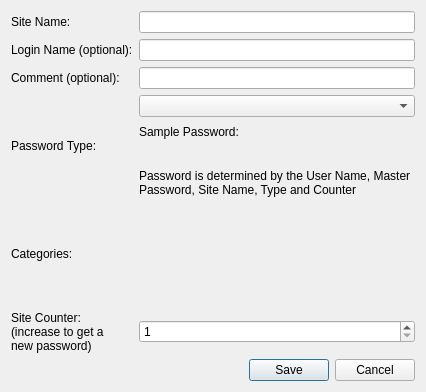
<?xml version="1.0" encoding="UTF-8"?>
<ui version="4.0">
 <class>EditSiteWidget</class>
 <widget class="QDialog" name="EditSiteWidget">
  <property name="geometry">
   <rect>
    <x>0</x>
    <y>0</y>
    <width>426</width>
    <height>392</height>
   </rect>
  </property>
  <property name="windowTitle">
   <string>Dialog</string>
  </property>
  <layout class="QVBoxLayout" name="verticalLayout">
   <item>
    <layout class="QGridLayout" name="gridLayout">
     <item row="1" column="1">
      <widget class="QLineEdit" name="txtUserName"/>
     </item>
     <item row="0" column="0">
      <widget class="QLabel" name="label">
       <property name="text">
        <string>Site Name:</string>
       </property>
       <property name="buddy">
        <cstring>txtSiteName</cstring>
       </property>
      </widget>
     </item>
     <item row="1" column="0">
      <widget class="QLabel" name="label_2">
       <property name="text">
        <string>Login Name (optional):</string>
       </property>
       <property name="buddy">
        <cstring>txtUserName</cstring>
       </property>
      </widget>
     </item>
     <item row="5" column="0">
      <widget class="QLabel" name="label_5">
       <property name="text">
        <string>Categories:</string>
       </property>
      </widget>
     </item>
     <item row="2" column="0">
      <widget class="QLabel" name="label_3">
       <property name="text">
        <string>Comment (optional):</string>
       </property>
       <property name="buddy">
        <cstring>txtComment</cstring>
       </property>
      </widget>
     </item>
     <item row="0" column="1">
      <widget class="QLineEdit" name="txtSiteName"/>
     </item>
     <item row="3" column="0">
      <widget class="QLabel" name="label_4">
       <property name="text">
        <string>&lt;html&gt;&lt;head/&gt;&lt;body&gt;&lt;p&gt;Password Type:&lt;/p&gt;&lt;/body&gt;&lt;/html&gt;</string>
       </property>
       <property name="buddy">
        <cstring>cmbPasswordType</cstring>
       </property>
      </widget>
     </item>
     <item row="2" column="1">
      <widget class="QLineEdit" name="txtComment"/>
     </item>
     <item row="6" column="0">
      <widget class="QLabel" name="label_6">
       <property name="text">
        <string>Site Counter:&lt;br&gt;(increase to get a &lt;br&gt;new password)</string>
       </property>
       <property name="buddy">
        <cstring>spnSiteCounter</cstring>
       </property>
      </widget>
     </item>
     <item row="6" column="1">
      <widget class="QSpinBox" name="spnSiteCounter">
       <property name="minimum">
        <number>1</number>
       </property>
       <property name="maximum">
        <number>99999</number>
       </property>
      </widget>
     </item>
     <item row="3" column="1">
      <layout class="QVBoxLayout" name="verticalLayout_2">
       <item>
        <widget class="QComboBox" name="cmbPasswordType"/>
       </item>
       <item>
        <widget class="QLabel" name="label_7">
         <property name="text">
          <string>Sample Password:</string>
         </property>
        </widget>
       </item>
       <item>
        <widget class="QLabel" name="lblSamplePassword">
         <property name="text">
          <string/>
         </property>
        </widget>
       </item>
       <item>
        <widget class="QLabel" name="label_8">
         <property name="text">
          <string>Password is determined by the User Name, Master Password, Site Name, Type and Counter</string>
         </property>
         <property name="wordWrap">
          <bool>true</bool>
         </property>
        </widget>
       </item>
      </layout>
     </item>
     <item row="5" column="1">
      <layout class="QVBoxLayout" name="layoutCategories"/>
     </item>
    </layout>
   </item>
   <item>
    <widget class="QDialogButtonBox" name="buttonBox">
     <property name="orientation">
      <enum>Qt::Horizontal</enum>
     </property>
     <property name="standardButtons">
      <set>QDialogButtonBox::Cancel|QDialogButtonBox::Save</set>
     </property>
    </widget>
   </item>
  </layout>
 </widget>
 <tabstops>
  <tabstop>txtSiteName</tabstop>
  <tabstop>txtUserName</tabstop>
  <tabstop>txtComment</tabstop>
  <tabstop>cmbPasswordType</tabstop>
  <tabstop>spnSiteCounter</tabstop>
 </tabstops>
 <resources/>
 <connections>
  <connection>
   <sender>buttonBox</sender>
   <signal>accepted()</signal>
   <receiver>EditSiteWidget</receiver>
   <slot>accept()</slot>
   <hints>
    <hint type="sourcelabel">
     <x>257</x>
     <y>379</y>
    </hint>
    <hint type="destinationlabel">
     <x>157</x>
     <y>274</y>
    </hint>
   </hints>
  </connection>
  <connection>
   <sender>buttonBox</sender>
   <signal>rejected()</signal>
   <receiver>EditSiteWidget</receiver>
   <slot>reject()</slot>
   <hints>
    <hint type="sourcelabel">
     <x>325</x>
     <y>379</y>
    </hint>
    <hint type="destinationlabel">
     <x>286</x>
     <y>274</y>
    </hint>
   </hints>
  </connection>
  <connection>
   <sender>cmbPasswordType</sender>
   <signal>activated(int)</signal>
   <receiver>EditSiteWidget</receiver>
   <slot>passwordTypeChanged(int)</slot>
   <hints>
    <hint type="sourcelabel">
     <x>300</x>
     <y>123</y>
    </hint>
    <hint type="destinationlabel">
     <x>425</x>
     <y>140</y>
    </hint>
   </hints>
  </connection>
  <connection>
   <sender>txtSiteName</sender>
   <signal>textEdited(QString)</signal>
   <receiver>EditSiteWidget</receiver>
   <slot>checkInputValidity()</slot>
   <hints>
    <hint type="sourcelabel">
     <x>394</x>
     <y>21</y>
    </hint>
    <hint type="destinationlabel">
     <x>425</x>
     <y>22</y>
    </hint>
   </hints>
  </connection>
 </connections>
 <slots>
  <slot>passwordTypeChanged(int)</slot>
  <slot>checkInputValidity()</slot>
 </slots>
</ui>
